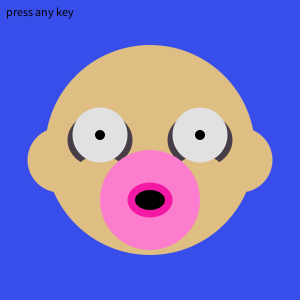
Frame 1 (no input)
Frame 60 (the mouse pressed at the canvas centre just before this capture): identical to frame 1, image omitted
Frame 120 (the mouse held since frame 60 and released just before this capture): identical to frame 1, image omitted

The Processing sketch that drew this single still picture (run headless with seeded random() and noise(); from frame 60 on, the mouse is pressed at the canvas centre):

// Processing sketch: processing_135371
// ── processing_135371.pde

boolean flipFlop = false;
String keyPrompt = "press any key";

float bblGum[] = {40,180};
float eyePlace[] ={0,40};
float eyeSize[] ={50,70};

float _bblGum = 100;
float _eyePlace = -10;
float _eyeSize = 55;

void setup(){
  size(300, 300);
  background(56,78,234);
  textSize(12);
}

void draw(){
  makeFace();
  smooth();
  text(keyPrompt,-145,-135);
}

void keyPressed(){
  _bblGum = random(bblGum[0],bblGum[1]);
  _eyePlace = random(eyePlace[0],eyePlace[1]);
  _eyeSize = random(eyeSize[0],eyeSize[1]);
  keyPrompt = ("");
 }

void makeFace(){
  background(56,78,234);
  noStroke();
  translate(150,150);
//head
  fill(222,190,131);
  ellipse(0,0,210,210);
  ellipse(-90, 10, 65, 65); 
  ellipse(90, 10, 65, 65);
  
  fill(71,61,70);
  ellipse(-50, -10, 65, 55); 
  ellipse(50, -10, 65, 55);
  
  fill(222,190,131);
  ellipse(-50, 35, 60, 60); 
  ellipse(50, 35, 60, 60);
  
  fill(225);
  ellipse(-50, -15, _eyeSize, _eyeSize); 
  ellipse(50, -15, _eyeSize, _eyeSize);
  
  fill(0);
  ellipse(-50, -15, _eyePlace, _eyePlace); 
  ellipse(50, -15, _eyePlace, _eyePlace);
 
  
  fill(252,124,205);
  ellipse(0,50, _bblGum, _bblGum);
    
   fill(245,24,164);
  ellipse(0, 50, 45, 35);
  fill(0);
  ellipse(0, 50, 30, 20);

}
